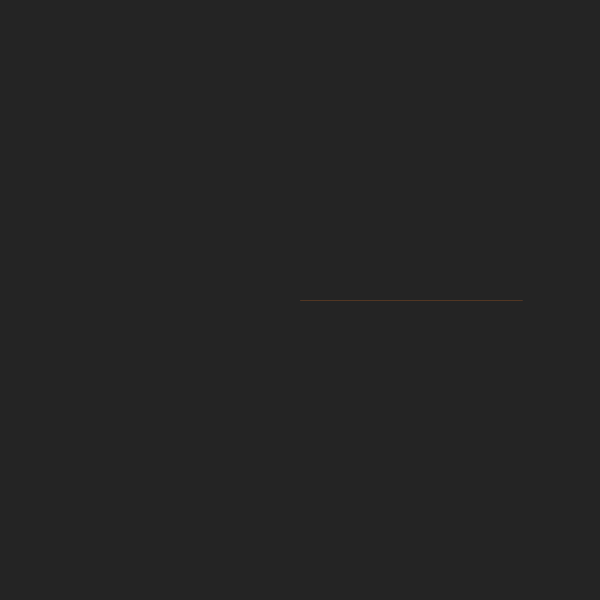
Frame 1 (no input)
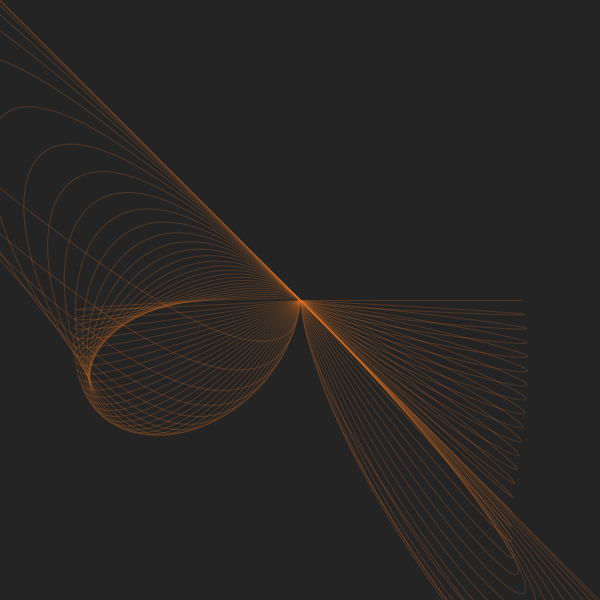
Frame 60 (the mouse pressed at the canvas centre just before this capture)
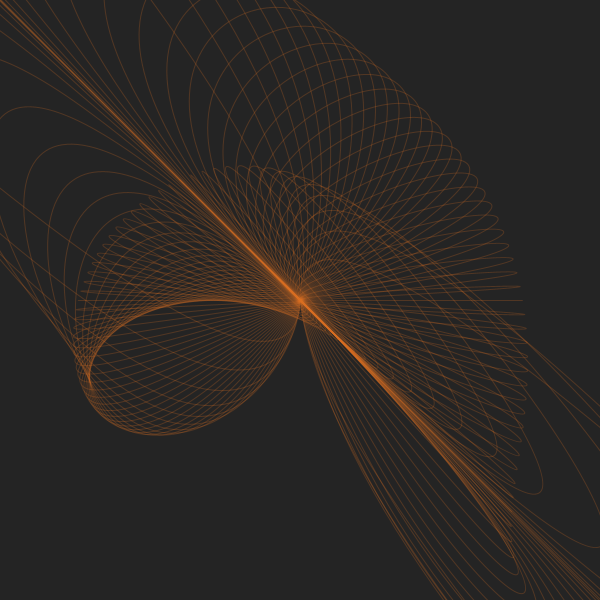
Frame 120 (the mouse held since frame 60 and released just before this capture)

The Processing sketch that drew these frames (run headless with seeded random() and noise(); from frame 60 on, the mouse is pressed at the canvas centre):

// Processing sketch: processing_22305
// ── processing_22305.pde

/*
by:CVlement

based on:
Bezier Lines by Neil Burdick, licensed under Creative Commons Attribution-Share Alike 3.0 and GNU GPL license.
Work: http://openprocessing.org/visuals/?visualID=20119
License:
http://creativecommons.org/licenses/by-sa/3.0/
http://creativecommons.org/licenses/GPL/2.0/
*/

int pX;
int pY;
int mX;
int mY;
int rand;
color colorVar;
int ang;
 
void setup() {
  size(600, 600);
  colorMode(HSB,700);
  background(100);
  smooth();
  pX = height/2;
  pY = width/2;
}
 
void draw() {
  if (mouseX==0 && mouseY==0) {
     mouseX = width/2;
     mouseY = width/2;
   }
  
  drawBez(1, 3, 500, 500, 200, 200);
}
 
void mousePressed(){
   pX = mouseY;
   pY = mouseX;
}
 
 
void mouseReleased(){
  fill(0, 5);
  rect(0, 0, width, height);
  save("offf.png");
}
 
void drawBez(int sW, int speed, int control1X, int control1Y, int control2X, int control2Y) {
 
  mX = mouseY;
  mY = mouseX;
 
  noFill();
  stroke(random(50, 100),100,100,75);
  stroke(50,600,600,175);
   
  //this does the Math for finding the points around a circle.
  //I found This Math at http://processing.org/learning/trig/
  //radX = Center of Circle X + cos(radians(ang)) * Size of the Circle
  //radY = Center of Circle Y + sin(radians(ang)) * Size of the Circle
  float radX = mouseY + cos(radians(ang)) * control1X;
  float radY = mouseX + sin(radians(ang)) * control1Y;
   
  float handX = 50 + sin(radians(ang)) * 25;
  float handY = width/2  + sin(radians(ang)) * 25;
   
  float radX2 = height/2 + tan(radians(ang)) * control2X;
  float radY2 = width/2 + tan(radians(ang)) * control2Y;
   
   
  bezier(pX, pY, radX2, radY2, radX, radY, mouseX,mouseY);
  ang = ang + speed;
   
  noStroke();
  fill(0,2);

}

                
                
